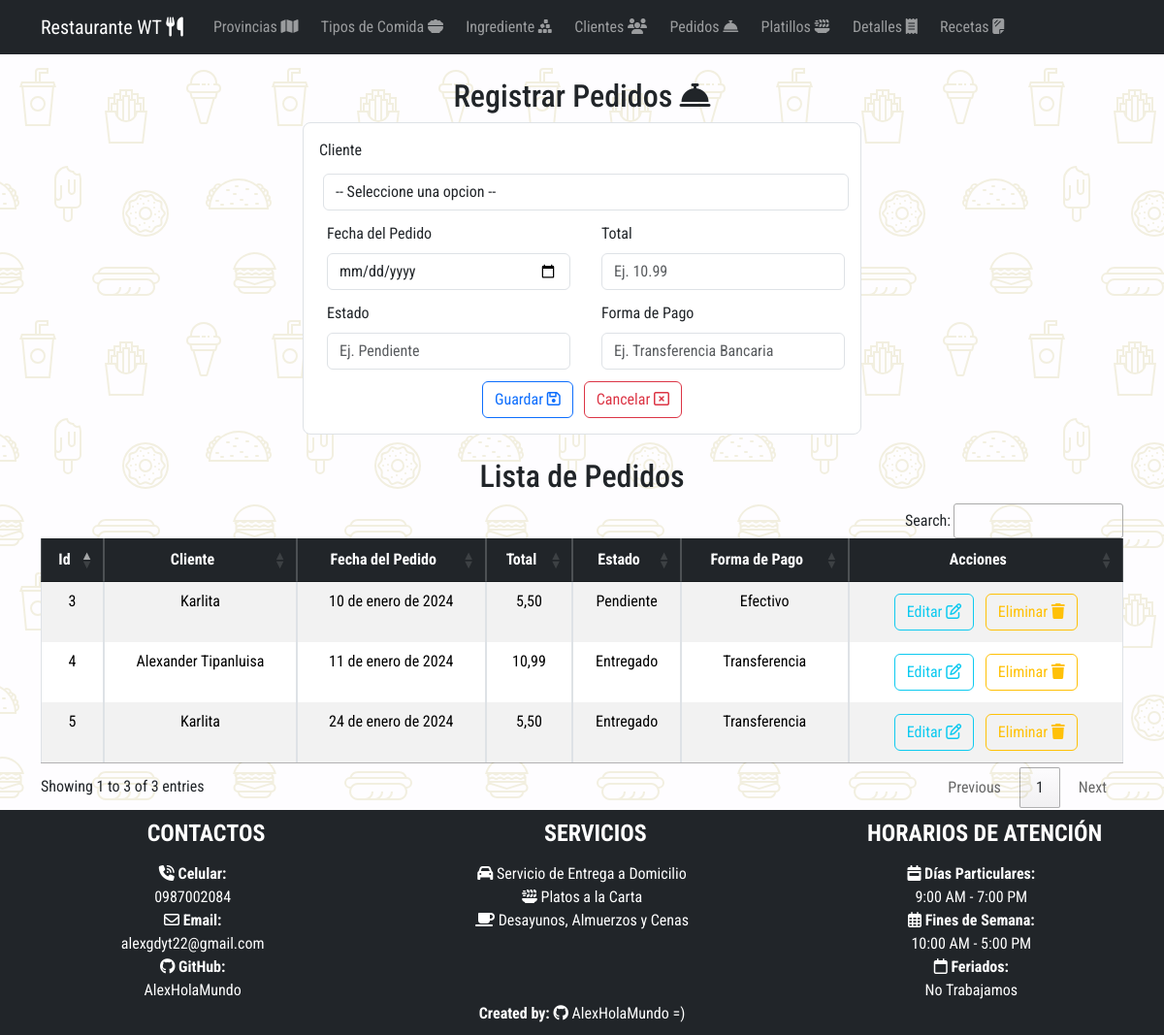
Page /listaPedido/ on the earlier database version.
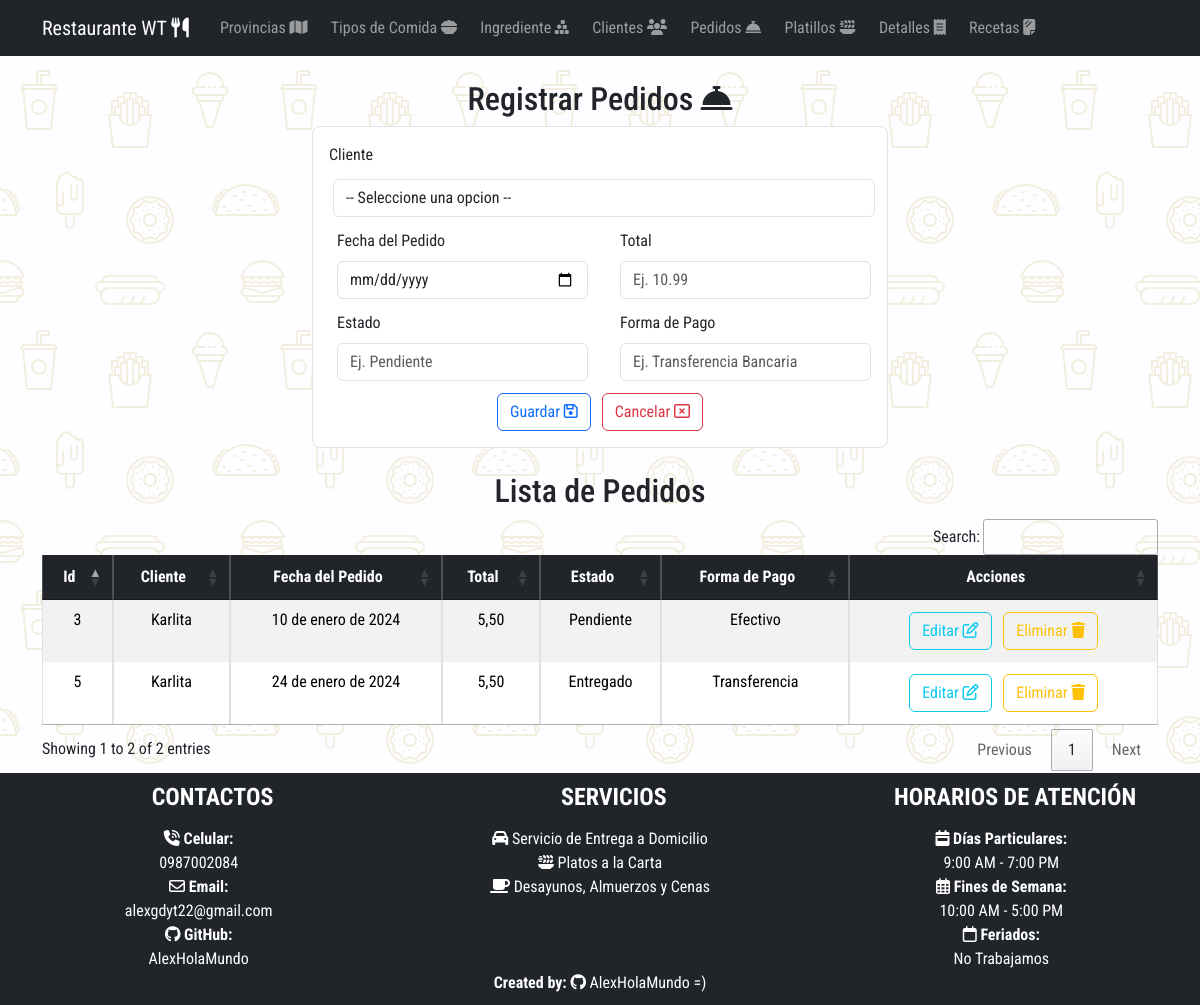
Same page on the later database version.
### Aplicaciones/RestauranteWT/models.py (models this page shows, shortened)
class Pedido(models.Model):
    idPedido_wt = models.AutoField(primary_key=True)
    fechaPedido_wt = models.DateField()
    total_wt = models.DecimalField(max_digits=8, decimal_places=2)
    estado_wt = models.CharField(max_length=20)
    metodo_pago_wt = models.CharField(max_length=30)
    cliente_wt = models.ForeignKey(Cliente, null=True, blank=True, on_delete=models.CASCADE)

class Cliente(models.Model):
    idCliente_wt = models.AutoField(primary_key=True)
    nombre_wt = models.CharField(max_length=50)
    email_wt = models.EmailField()
    telefono_wt = models.CharField(max_length=10)
    direccion_wt = models.CharField(max_length=100)
    provincia_wt = models.ForeignKey(Provincia, null=True, blank=True, on_delete=models.CASCADE)

### Aplicaciones/RestauranteWT/views.py (the view)
# urls.py: path('listaPedido/', views.listaPedido),
def listaPedido(request):
    pedidoBdd=Pedido.objects.all()
    clienteBdd=Cliente.objects.all()
    return render(request, 'listaPedido.html', {'pedidos':pedidoBdd, 'clientes':clienteBdd})

### Aplicaciones/RestauranteWT/templates/listaPedido.html (shortened to what the changed rows need)
{% extends "plantilla.html" %} {% block contenido %} {%load static %}
<div class="container w-50 mt-4 mb-4">
  <h2 class="text-center">
    Registrar Pedidos <i class="fa-solid fa-bell-concierge"></i>
  </h2>
</div>
<center class="mt-4 mb-4">
  <div class="container table-responsive">
    <h2 class="text-center">Lista de Pedidos</h2>
    <table class="table table-striped table-bordered table-hover" id="tbPedido">
      <thead>
        <tr class="table-dark">
          <th class="text-center" scope="col">Id</th>
          <th class="text-center" scope="col">Cliente</th>
          <th class="text-center" scope="col">Fecha del Pedido</th>
          <th class="text-center" scope="col">Total</th>
          <th class="text-center" scope="col">Estado</th>
          <th class="text-center" scope="col">Forma de Pago</th>
          <th class="text-center" scope="col">Acciones</th>
        </tr>
      </thead>
      <tbody>
        {% for pedido in pedidos %}
        <tr>
          <td class="text-center">{{pedido.idPedido_wt}}</td>
          <td class="text-center">{{pedido.cliente_wt.nombre_wt}}</td>
          <td class="text-center">{{pedido.fechaPedido_wt}}</td>
          <td class="text-center">{{pedido.total_wt}}</td>
          <td class="text-center">{{pedido.estado_wt}}</td>
          <td class="text-center">{{pedido.metodo_pago_wt}}</td>
          <td class="text-center">
            <a
              href="/editarPedido/{{pedido.idPedido_wt}}"
              class="btn btn-outline-info m-1"
              >Editar <i class="fa-regular fa-pen-to-square"></i
            ></a>
            <a
              href="javascript:void(0);"
              type="button"
              class="btn btn-outline-warning m-1"
              onclick="eliminarPedido('/eliminarPedido/{{pedido.idPedido_wt}}')"
              >Eliminar <i class="fa-solid fa-trash"></i
            ></a>
          </td>
        </tr>
        {% endfor %}
      </tbody>
    </table>
  </div>
</center>
{% endblock contenido %}

Differences in the rows shown:
removed Pedido: idPedido_wt "4", cliente_wt.nombre_wt "Alexander Tipanluisa", fechaPedido_wt "11 de enero de 2024", total_wt "10,99", estado_wt "Entregado", metodo_pago_wt "Transferencia"
Other differences:
text written by a page script: "Search: Showing 1 to 3 of 3 entries Previous 1 Next" → "Search: Showing 1 to 2 of 2 entries Previous 1 Next"
